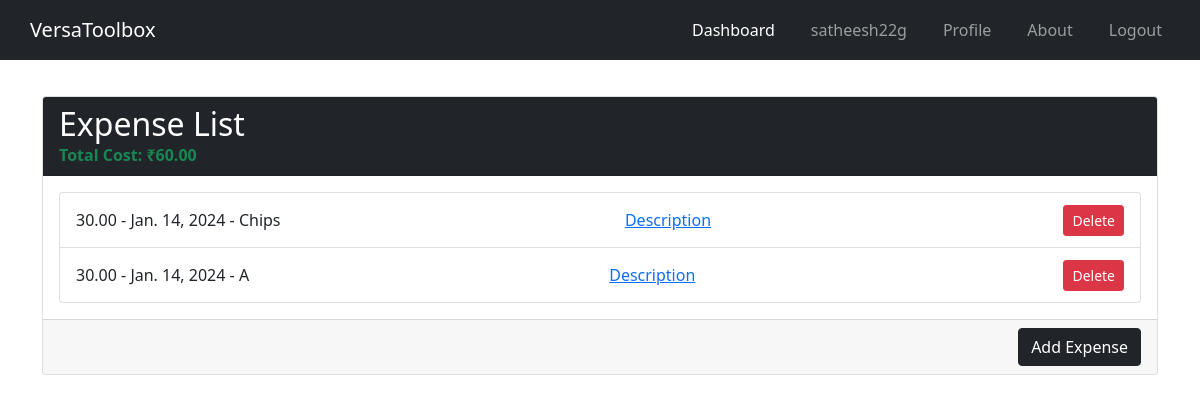
/expenses/ (signed in), run on an earlier commit of the app's database.
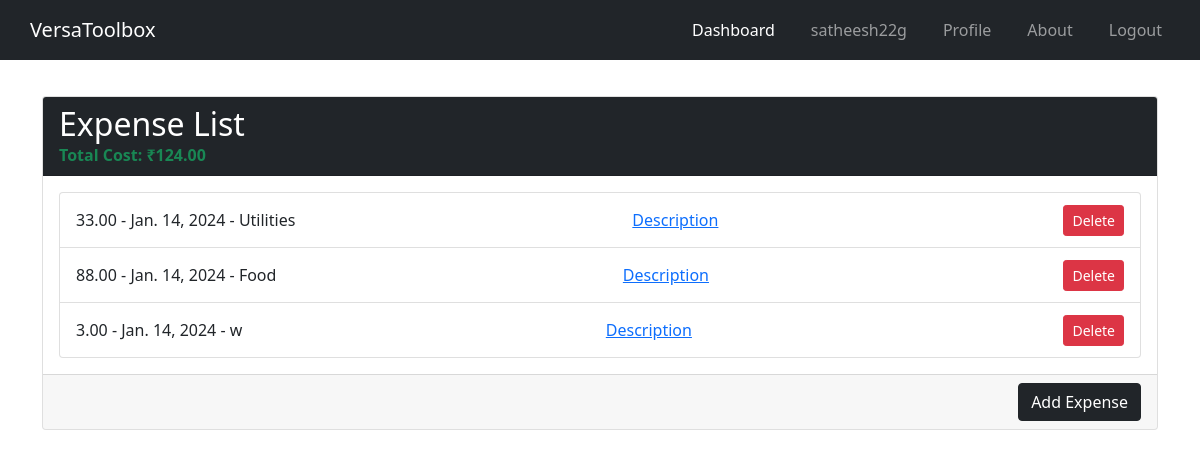
And on a later commit of the database.
### expense_tracker/models.py (models this page shows)
class Expense(models.Model):
    user = models.ForeignKey(settings.AUTH_USER_MODEL, on_delete=models.CASCADE)
    amount = models.DecimalField(max_digits=10, decimal_places=2)
    date = models.DateField()
    category = models.CharField(max_length=255)
    description = models.TextField()

### expense_tracker/views.py (the view)
# urls.py: path('expenses/', expense_list, name='expense_list'),
@login_required
def expense_list(request):
    expenses = Expense.objects.filter(user=request.user)
    return render(request, 'expense_list.html', {'expenses': expenses})

### users/context_processors.py (called while the page is built)
def common_context(request):
    username = request.session.get('username', None)
    return {'username': username}

### expense_tracker/templates/expense_list.html (shortened to what this page needs)
<!DOCTYPE html>
<html lang="en">
<head>
    <link href="https://stackpath.bootstrapcdn.com/bootstrap/4.5.2/css/bootstrap.min.css" rel="stylesheet">
</head>
<body>
    {% include 'nav.html' %}
    <div class="container py-5 mt-5">
        <div class="card">
            <div class="card-header bg-dark text-white">
                <h2 class="mb-0">Expense List</h2>
                <div id="total-cost" class="font-weight-bold text-success"></div>
            </div>
            <div class="card-body">
                <ul id="expense-list" class="list-group">
                    {% for expense in expenses %}
                        {% with 'category-'|add:expense.category|lower as category_class %}
                            <li class="list-group-item d-flex justify-content-between align-items-center {{ category_class }}">
                                <span class="expense-info">{{ expense.amount }} - {{ expense.date }} - {{ expense.category }}</span>
                                <button class="btn btn-link" type="button" data-toggle="modal" data-target="#descriptionModal{{ expense.id }}">
                                    Description
                                </button>
                                <form method="post" action="{% url 'delete_expense' expense.id %}" class="ml-2">
                                    <button type="submit" class="btn btn-danger btn-sm">Delete</button>
                                </form>
                            </li>
                        {% endwith %}
                    {% endfor %}
                </ul>
            </div>
            <div class="card-footer text-right">
                <a href="{% url 'add_expense' %}" class="btn btn-dark">Add Expense</a>
            </div>
        </div>
    </div>
</body>
</html>

What changed in the data, as far as the page shows it:
removed Expense: amount "30.00", date "Jan. 14, 2024", category "Chips"
removed Expense: amount "30.00", date "Jan. 14, 2024", category "A"
added Expense: amount "33.00", date "Jan. 14, 2024", category "Utilities"
added Expense: amount "88.00", date "Jan. 14, 2024", category "Food"
added Expense: amount "3.00", date "Jan. 14, 2024", category "w"
Also different on the page:
text written by a page script: "Total Cost: ₹60.00" → "Total Cost: ₹124.00"
